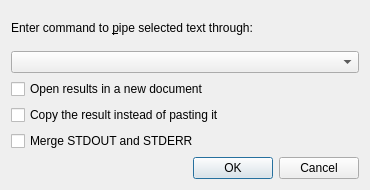
<?xml version="1.0" encoding="UTF-8"?>
<ui version="4.0">
 <class>TextFilterWidget</class>
 <widget class="QDialog" name="TextFilterWidget">
  <property name="geometry">
   <rect>
    <x>0</x>
    <y>0</y>
    <width>370</width>
    <height>190</height>
   </rect>
  </property>
  <property name="windowTitle">
   <string>Dialog</string>
  </property>
  <layout class="QVBoxLayout" name="verticalLayout">
   <item>
    <widget class="QLabel" name="lblFilter">
     <property name="sizePolicy">
      <sizepolicy hsizetype="Minimum" vsizetype="Preferred">
       <horstretch>0</horstretch>
       <verstretch>0</verstretch>
      </sizepolicy>
     </property>
     <property name="text">
      <string>Enter command to &amp;pipe selected text through:</string>
     </property>
     <property name="buddy">
      <cstring>filterBox</cstring>
     </property>
    </widget>
   </item>
   <item>
    <widget class="KHistoryComboBox" name="filterBox"/>
   </item>
   <item>
    <widget class="QCheckBox" name="newDoc">
     <property name="text">
      <string>Open results in a new document</string>
     </property>
    </widget>
   </item>
   <item>
    <widget class="QCheckBox" name="copyResult">
     <property name="toolTip">
      <string>Copy the result to clipboard leaving a document unchanged.</string>
     </property>
     <property name="text">
      <string>Copy the result instead of pasting it</string>
     </property>
    </widget>
   </item>
   <item>
    <widget class="QCheckBox" name="mergeOutput">
     <property name="toolTip">
      <string>If checked, an output from STDOUT and STDERR will be merged and no errors will be reported.
Otherwise, STDERR will be displayed as a passive message.</string>
     </property>
     <property name="text">
      <string>Merge STDOUT and STDERR</string>
     </property>
    </widget>
   </item>
   <item>
    <widget class="QDialogButtonBox" name="buttonBox">
     <property name="standardButtons">
      <set>QDialogButtonBox::Cancel|QDialogButtonBox::Ok</set>
     </property>
    </widget>
   </item>
  </layout>
 </widget>
 <customwidgets>
  <customwidget>
   <class>KComboBox</class>
   <extends>QComboBox</extends>
   <header>kcombobox.h</header>
  </customwidget>
  <customwidget>
   <class>KHistoryComboBox</class>
   <extends>KComboBox</extends>
   <header>khistorycombobox.h</header>
  </customwidget>
 </customwidgets>
 <resources/>
 <connections>
  <connection>
   <sender>buttonBox</sender>
   <signal>accepted()</signal>
   <receiver>TextFilterWidget</receiver>
   <slot>accept()</slot>
   <hints>
    <hint type="sourcelabel">
     <x>177</x>
     <y>136</y>
    </hint>
    <hint type="destinationlabel">
     <x>182</x>
     <y>118</y>
    </hint>
   </hints>
  </connection>
  <connection>
   <sender>buttonBox</sender>
   <signal>rejected()</signal>
   <receiver>TextFilterWidget</receiver>
   <slot>reject()</slot>
   <hints>
    <hint type="sourcelabel">
     <x>326</x>
     <y>141</y>
    </hint>
    <hint type="destinationlabel">
     <x>358</x>
     <y>117</y>
    </hint>
   </hints>
  </connection>
 </connections>
</ui>
